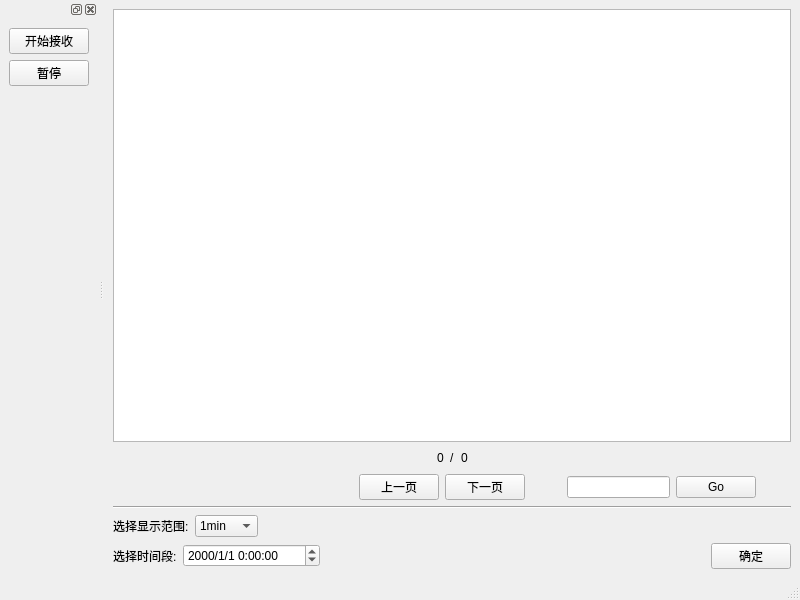
<?xml version="1.0" encoding="UTF-8"?>
<ui version="4.0">
 <class>MyGraphicsMainWindow</class>
 <widget class="QMainWindow" name="MyGraphicsMainWindow">
  <property name="geometry">
   <rect>
    <x>0</x>
    <y>0</y>
    <width>800</width>
    <height>600</height>
   </rect>
  </property>
  <property name="windowTitle">
   <string>MyGraphicsMainWindow</string>
  </property>
  <widget class="QWidget" name="centralwidget">
   <layout class="QGridLayout" name="gridLayout_2">
    <item row="2" column="0">
     <layout class="QHBoxLayout" name="horizontalLayout_4">
      <item>
       <spacer name="horizontalSpacer_5">
        <property name="orientation">
         <enum>Qt::Horizontal</enum>
        </property>
        <property name="sizeHint" stdset="0">
         <size>
          <width>40</width>
          <height>20</height>
         </size>
        </property>
       </spacer>
      </item>
      <item>
       <spacer name="horizontalSpacer_6">
        <property name="orientation">
         <enum>Qt::Horizontal</enum>
        </property>
        <property name="sizeHint" stdset="0">
         <size>
          <width>40</width>
          <height>20</height>
         </size>
        </property>
       </spacer>
      </item>
      <item>
       <spacer name="horizontalSpacer_8">
        <property name="orientation">
         <enum>Qt::Horizontal</enum>
        </property>
        <property name="sizeHint" stdset="0">
         <size>
          <width>40</width>
          <height>20</height>
         </size>
        </property>
       </spacer>
      </item>
      <item>
       <spacer name="horizontalSpacer_9">
        <property name="orientation">
         <enum>Qt::Horizontal</enum>
        </property>
        <property name="sizeHint" stdset="0">
         <size>
          <width>40</width>
          <height>20</height>
         </size>
        </property>
       </spacer>
      </item>
      <item>
       <spacer name="horizontalSpacer_10">
        <property name="orientation">
         <enum>Qt::Horizontal</enum>
        </property>
        <property name="sizeHint" stdset="0">
         <size>
          <width>40</width>
          <height>20</height>
         </size>
        </property>
       </spacer>
      </item>
      <item>
       <spacer name="horizontalSpacer_11">
        <property name="orientation">
         <enum>Qt::Horizontal</enum>
        </property>
        <property name="sizeHint" stdset="0">
         <size>
          <width>40</width>
          <height>20</height>
         </size>
        </property>
       </spacer>
      </item>
      <item>
       <spacer name="horizontalSpacer_12">
        <property name="orientation">
         <enum>Qt::Horizontal</enum>
        </property>
        <property name="sizeHint" stdset="0">
         <size>
          <width>40</width>
          <height>20</height>
         </size>
        </property>
       </spacer>
      </item>
      <item>
       <widget class="QPushButton" name="pushButton_3">
        <property name="text">
         <string>上一页</string>
        </property>
       </widget>
      </item>
      <item>
       <widget class="QPushButton" name="pushButton_4">
        <property name="text">
         <string>下一页</string>
        </property>
       </widget>
      </item>
      <item>
       <spacer name="horizontalSpacer_4">
        <property name="orientation">
         <enum>Qt::Horizontal</enum>
        </property>
        <property name="sizeHint" stdset="0">
         <size>
          <width>40</width>
          <height>20</height>
         </size>
        </property>
       </spacer>
      </item>
      <item>
       <widget class="QLineEdit" name="lineEdit"/>
      </item>
      <item>
       <widget class="QPushButton" name="pushButton_6">
        <property name="text">
         <string>Go</string>
        </property>
       </widget>
      </item>
      <item>
       <spacer name="horizontalSpacer_7">
        <property name="orientation">
         <enum>Qt::Horizontal</enum>
        </property>
        <property name="sizeHint" stdset="0">
         <size>
          <width>40</width>
          <height>20</height>
         </size>
        </property>
       </spacer>
      </item>
     </layout>
    </item>
    <item row="4" column="0">
     <layout class="QHBoxLayout" name="horizontalLayout">
      <item>
       <widget class="QLabel" name="label">
        <property name="text">
         <string>选择显示范围:</string>
        </property>
       </widget>
      </item>
      <item>
       <widget class="QComboBox" name="comboBox">
        <item>
         <property name="text">
          <string>1min</string>
         </property>
        </item>
        <item>
         <property name="text">
          <string>15min</string>
         </property>
        </item>
        <item>
         <property name="text">
          <string>30min</string>
         </property>
        </item>
        <item>
         <property name="text">
          <string>1h</string>
         </property>
        </item>
       </widget>
      </item>
      <item>
       <spacer name="horizontalSpacer_15">
        <property name="orientation">
         <enum>Qt::Horizontal</enum>
        </property>
        <property name="sizeHint" stdset="0">
         <size>
          <width>40</width>
          <height>20</height>
         </size>
        </property>
       </spacer>
      </item>
     </layout>
    </item>
    <item row="0" column="0">
     <widget class="GraphicsLineChart" name="graphicsView"/>
    </item>
    <item row="1" column="0">
     <layout class="QHBoxLayout" name="horizontalLayout_3">
      <item>
       <spacer name="horizontalSpacer_2">
        <property name="orientation">
         <enum>Qt::Horizontal</enum>
        </property>
        <property name="sizeHint" stdset="0">
         <size>
          <width>138</width>
          <height>20</height>
         </size>
        </property>
       </spacer>
      </item>
      <item>
       <widget class="QLabel" name="label_3">
        <property name="text">
         <string>0</string>
        </property>
       </widget>
      </item>
      <item>
       <widget class="QLabel" name="label_4">
        <property name="text">
         <string>/</string>
        </property>
       </widget>
      </item>
      <item>
       <widget class="QLabel" name="label_5">
        <property name="text">
         <string>0</string>
        </property>
       </widget>
      </item>
      <item>
       <spacer name="horizontalSpacer_3">
        <property name="orientation">
         <enum>Qt::Horizontal</enum>
        </property>
        <property name="sizeHint" stdset="0">
         <size>
          <width>168</width>
          <height>20</height>
         </size>
        </property>
       </spacer>
      </item>
     </layout>
    </item>
    <item row="3" column="0">
     <widget class="Line" name="line">
      <property name="orientation">
       <enum>Qt::Horizontal</enum>
      </property>
     </widget>
    </item>
    <item row="5" column="0">
     <layout class="QHBoxLayout" name="horizontalLayout_2">
      <item>
       <widget class="QLabel" name="label_2">
        <property name="text">
         <string>选择时间段:</string>
        </property>
       </widget>
      </item>
      <item>
       <widget class="QDateTimeEdit" name="dateTimeEdit">
        <property name="displayFormat">
         <string>yyyy/M/d H:mm:ss</string>
        </property>
       </widget>
      </item>
      <item>
       <spacer name="horizontalSpacer">
        <property name="orientation">
         <enum>Qt::Horizontal</enum>
        </property>
        <property name="sizeHint" stdset="0">
         <size>
          <width>40</width>
          <height>20</height>
         </size>
        </property>
       </spacer>
      </item>
      <item>
       <widget class="QPushButton" name="pushButton_5">
        <property name="text">
         <string>确定</string>
        </property>
       </widget>
      </item>
     </layout>
    </item>
   </layout>
  </widget>
  <widget class="QMenuBar" name="menubar">
   <property name="geometry">
    <rect>
     <x>0</x>
     <y>0</y>
     <width>800</width>
     <height>22</height>
    </rect>
   </property>
  </widget>
  <widget class="QStatusBar" name="statusbar"/>
  <widget class="QDockWidget" name="dockWidget">
   <attribute name="dockWidgetArea">
    <number>1</number>
   </attribute>
   <widget class="QWidget" name="dockWidgetContents">
    <layout class="QGridLayout" name="gridLayout">
     <item row="0" column="0">
      <widget class="QPushButton" name="pushButton">
       <property name="text">
        <string>开始接收</string>
       </property>
      </widget>
     </item>
     <item row="1" column="0">
      <widget class="QPushButton" name="pushButton_2">
       <property name="text">
        <string>暂停</string>
       </property>
      </widget>
     </item>
     <item row="2" column="0">
      <spacer name="verticalSpacer">
       <property name="orientation">
        <enum>Qt::Vertical</enum>
       </property>
       <property name="sizeHint" stdset="0">
        <size>
         <width>20</width>
         <height>454</height>
        </size>
       </property>
      </spacer>
     </item>
    </layout>
   </widget>
  </widget>
 </widget>
 <customwidgets>
  <customwidget>
   <class>GraphicsLineChart</class>
   <extends>QGraphicsView</extends>
   <header location="global">graphicslinechart.h</header>
  </customwidget>
 </customwidgets>
 <resources/>
 <connections/>
</ui>
